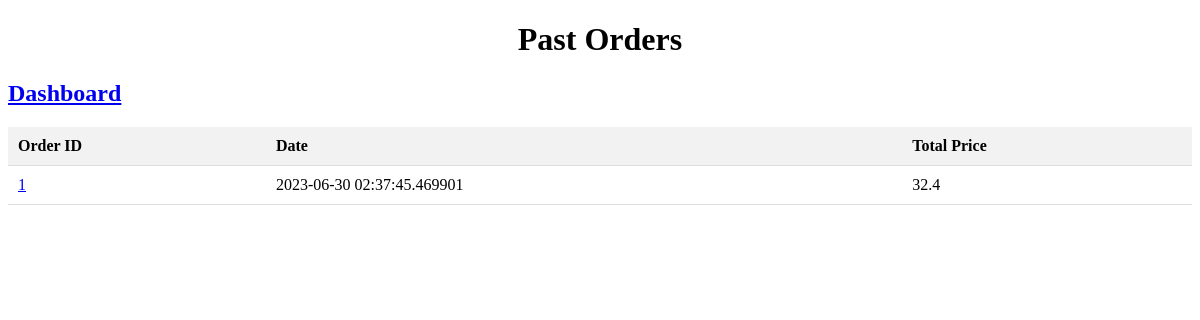
The app's page /customer/1/past_orders (signed in), older data.
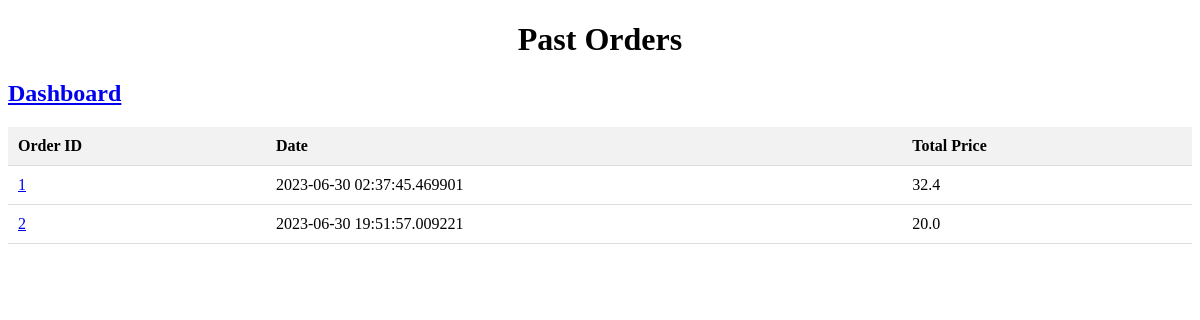
The same page, newer data.
### application/models.py (models this page shows)
class OrderDetails(db.Model):
    __tablename__='order_details'
    order_id=db.Column(db.Integer, autoincrement=True,primary_key=True)
    customer_id=db.Column(db.Integer, db.ForeignKey("customer.customer_id"),nullable=False)
    branch_id=db.Column(db.Integer, db.ForeignKey("branch.branch_id"),nullable=False)
    delivery_executive_id=db.Column(db.Integer, db.ForeignKey("delivery_executive.delivery_executive_id"),nullable=False)
    delivery_status=db.Column(db.String)
    order_date=db.Column(db.String,nullable=False)
    total_price=db.Column(db.Float,nullable=False)

### application/views/viewsCustomer.py (the view)
@viewsCustomer.route('/customer/<int:c_id>/past_orders')
def past_orders(c_id):
    return render_template("userviews/customer/pastOrders.html", c_id=c_id,orders=OrderDetails.query.filter_by(customer_id=c_id).all())

### application/views/auth.py (called while the page is built)
def LoginManagerfunc(app):
    login_manager = LoginManager()
    login_manager.login_view = 'auth.signin'
    login_manager.init_app(app)
    @login_manager.user_loader
    def load_user(user_id):
        if session['account_type'] == 'Customer':
            return Customer.query.get(int(user_id))
        elif session['account_type'] == 'StoreManager':
            return StoreManager.query.get(int(user_id))
        elif session['account_type'] == 'DeliveryExecutive':
            return DeliveryExecutive.query.get(int(user_id))
        else:
            return None

### application/views/viewsCustomer.py (called while the page is built)
@viewsCustomer.before_request
@login_required
def require_login():
    pass

### templates/userviews/customer/pastOrders.html (shortened to what this page needs)
<!DOCTYPE html>
<html>
  <head>
</head>
<body>
    <div>
        <h1 style="text-align: center;">Past Orders</h1>
        <h2><a href='/customer/{{ c_id }}/dashboard'>Dashboard</a></h2>
        <table>
          <thead>
            <tr>
              <th>Order ID</th>
              <th>Date</th>
              <th>Total Price</th>
            </tr>
          </thead>
          <tbody>
            {% for order in orders %}
              <tr>
                <td><a href="/customer/{{ c_id }}/order/{{ order['order_id'] }}">{{ order['order_id'] }}</a></td>
                <td>{{ order['order_date'] }}</td>
                <td>{{ order['total_price'] }}</td>
              </tr>
            {% endfor %}
          </tbody>
        </table>
      </div>
      </body>
      </html>

### templates/userviews/customer/pastOrders.html (style rules this page uses)
table { border-collapse: collapse; width: 100%; }
th, td { padding: 10px; text-align: left; border-bottom: 1px solid #ddd; }
th { background-color: #f2f2f2; }

Row changes from the older to the newer data that the page shows:
added OrderDetails: order_id "2", order_date "2023-06-30 19:51:57.009221", total_price "20.0"
